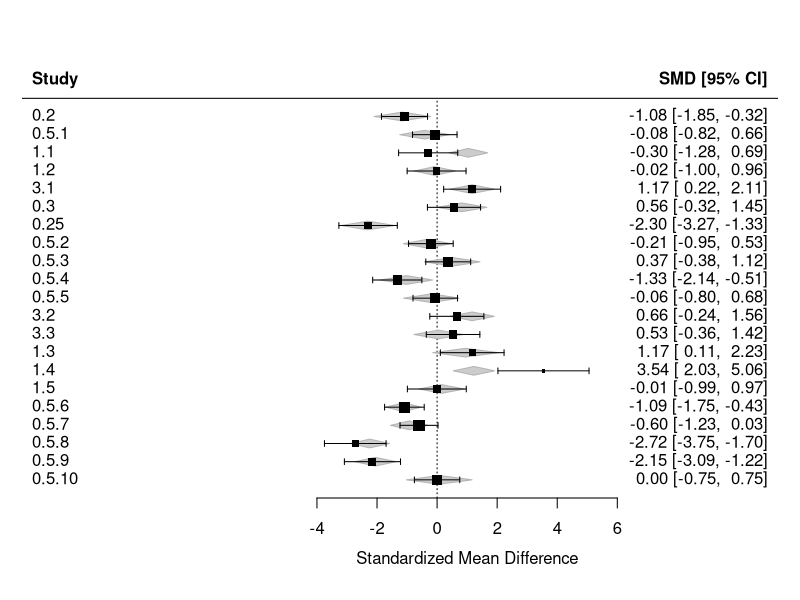
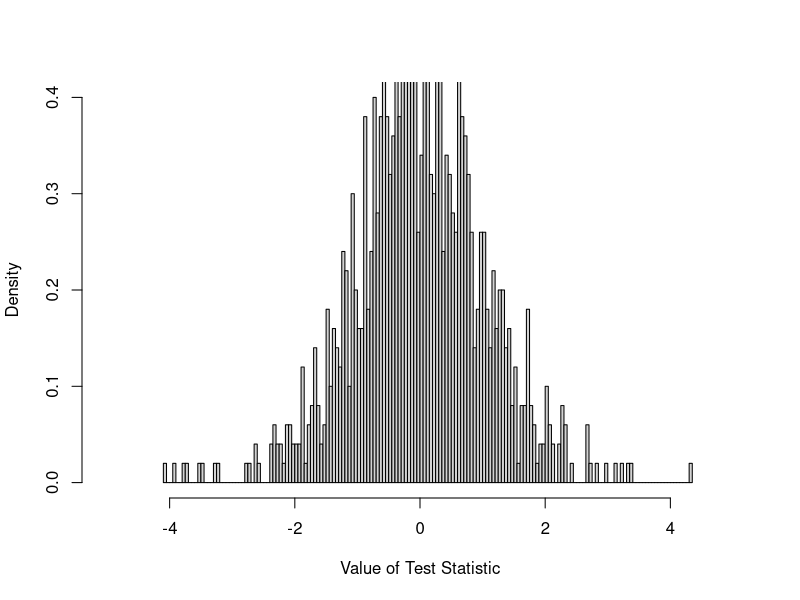

Write R code to recreate these figures, in order. (Note: this script raises an error after producing the figures.)
#Load R libraries for the analyses
library(readr)
library(metafor)

#Read the csv dataset; should be edited to address the specific location of the file in your machine
etoh_withdrawal_metanalysis <- read_csv("etoh-withdrawal-metanalysis.csv") 

#Calculate standardized mean differences for each study/experiment
mod1 <- escalc(measure="SMD", m1i=mctrl, m2i=mtrat, n1i=nctrl, n2i=ntrat, sd1i=sdctrl, sd2i=sdtrat, data = etoh_withdrawal_metanalysis) 

#Fit a mixed-effects model on the calculated SMDs
res.mod1 <- rma(yi, vi, mods = ~ teste + conc + t.trat + t.abst + strain, data = mod1, slab=paste(conc))

#Run a permutation test, with 1,000 iterations, on the effects of the moderators from the previous model
permres <- permutest(res.mod1, iter = 1000, retpermdist = TRUE) 

#Regression Test for Funnel Plot Asymmetry
regtest(res.mod1, model="lm") 

#Influential studies analysis; generated Table S1
influence(res.mod1) 

#Forest plot (Figure 1A)
forest(res.mod1)

#Generate histogram for the permutation distributoin of the test statistic for behavioral test (Figure 1B)
hist(permres$zval.perm[,2], breaks = 140, freq = FALSE, xlim = c(-5, 5),
ylim = c(0, 0.4), main = "", xlab = "Value of Test Statistic")
abline(v = res$zval[2], lwd = 2, lty = "dashed")
abline(v = 0, lwd = 2)
curve(dnorm, from = -5, to = 5, add = TRUE, lwd = 2,
col = rgb(1, 0, 0, alpha = 0.7))
lines(density(permres$zval.perm[,2]), lwd = 2,
col = rgb(0, 0, 1, alpha = 0.7))

#Generate histogram for the permutation distributoin of the test statistic for EtOH concentration (Figure 1C)
hist(permres$zval.perm[,3], breaks = 140, freq = FALSE, xlim = c(-5, 5),
ylim = c(0, 0.4), main = "", xlab = "Value of Test Statistic")
abline(v = res$zval[3], lwd = 2, lty = "dashed")
abline(v = 0, lwd = 2)
curve(dnorm, from = -5, to = 5, add = TRUE, lwd = 2,
col = rgb(1, 0, 0, alpha = 0.7))
lines(density(permres$zval.perm[,3]), lwd = 2,
col = rgb(0, 0, 1, alpha = 0.7))

#Generate histogram for the permutation distributoin of the test statistic for exposure time (Figure 1D)
hist(permres$zval.perm[,4], breaks = 140, freq = FALSE, xlim = c(-5, 5),
ylim = c(0, 0.4), main = "", xlab = "Value of Test Statistic")
abline(v = res$zval[4], lwd = 2, lty = "dashed")
abline(v = 0, lwd = 2)
curve(dnorm, from = -5, to = 5, add = TRUE, lwd = 2,
col = rgb(1, 0, 0, alpha = 0.7))
lines(density(permres$zval.perm[,4]), lwd = 2,
col = rgb(0, 0, 1, alpha = 0.7))

#Generate histogram for the permutation distributoin of the test statistic for withdrawal duration (Figure 1E)
hist(permres$zval.perm[,5], breaks = 140, freq = FALSE, xlim = c(-5, 5),
ylim = c(0, 0.4), main = "", xlab = "Value of Test Statistic")
abline(v = res$zval[5], lwd = 2, lty = "dashed")
abline(v = 0, lwd = 2)
curve(dnorm, from = -5, to = 5, add = TRUE, lwd = 2,
col = rgb(1, 0, 0, alpha = 0.7))
lines(density(permres$zval.perm[,5]), lwd = 2,
col = rgb(0, 0, 1, alpha = 0.7))

#Generate histogram for the permutation distributoin of the test statistic for strain/phenotype (Figure 1F)
hist(permres$zval.perm[,6], breaks = 140, freq = FALSE, xlim = c(-5, 5),
ylim = c(0, 0.4), main = "", xlab = "Value of Test Statistic")
abline(v = res$zval[6], lwd = 2, lty = "dashed")
abline(v = 0, lwd = 2)
curve(dnorm, from = -5, to = 5, add = TRUE, lwd = 2,
col = rgb(1, 0, 0, alpha = 0.7))
lines(density(permres$zval.perm[,6]), lwd = 2,
col = rgb(0, 0, 1, alpha = 0.7))

#Funnel plot (Figure 1G)
funnel(res.mod1, level=c(90, 95, 99), shade=c("white", "gray", "darkgray"), refline = 0)
